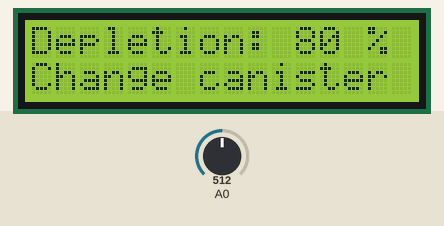
This sketch was run on a simulated Arduino Uno, built with avr-gcc and run on an emulated ATmega328P. On the bench: 16×2 character LCD. Inputs (shaded band) come from the test bench; at power-on: A0 = 512.

Above: at 1.2 s.
1.3 s: A0 set to 217
At 2.2 s:
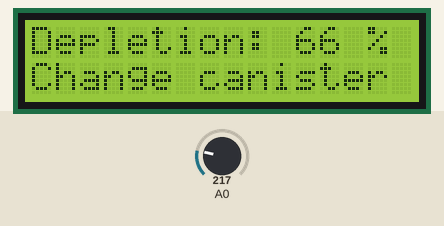
2.8 s: A0 set to 192
At 3.2 s:
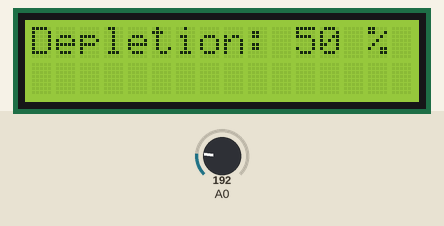
4.3 s: A0 set to 210
At 5.5 s:
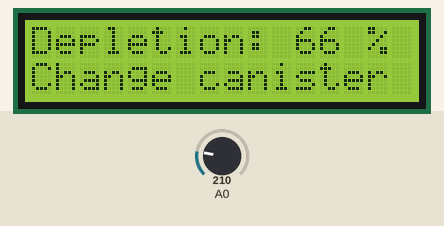
5.8 s: A0 set to 190
At 6.8 s:
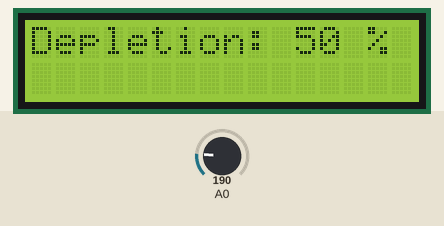
Timing chart, 0 to 8.3 s (numbered marks = the images above; inputs shaded):
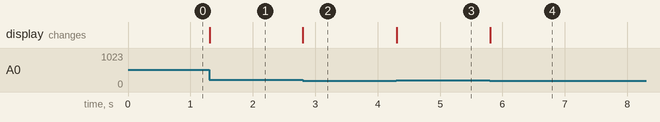

The sketch:

LCD.ino
```cpp
/*
Arduino 2x16 LCD - Detect Buttons
modified on 18 Feb 2019
by Saeed Hosseini @ Electropeak
https://electropeak.com/learn/
*/

#include <LiquidCrystal.h>

//LCD pin to Arduino
const int pin_RS = 8;
const int pin_EN = 9;
const int pin_d4 = 4;
const int pin_d5 = 5;
const int pin_d6 = 6;
const int pin_d7 = 7;

const int pin_BL = 10;

LiquidCrystal lcd( pin_RS,  pin_EN,  pin_d4,  pin_d5,  pin_d6,  pin_d7);

void setup() {

  lcd.begin(16, 2);


  lcd.setCursor(0,0);
  lcd.print("Depletion:");

}

void loop() {
  int x;
  x = analogRead (0);
  if (x < 60) {
    lcd.setCursor(11,0);
    lcd.print ("0 % ");
    lcd.setCursor(0,1);
    lcd.print ("                ");
  }
  else if (x < 200) {
    lcd.setCursor(11,0);
    lcd.print ("50 %    ");
    lcd.setCursor(0,1);
    lcd.print ("                ");
  }
  else if (x < 400){
    lcd.setCursor(11,0);
    lcd.print ("66 %  ");
    lcd.setCursor(0,1);
    lcd.print ("Change canister");
  }
  else if (x < 600){
    lcd.setCursor(11,0);
    lcd.print ("80 %  ");
    lcd.setCursor(0,1);
    lcd.print ("Change canister");
  }
  else if (x < 800){
    lcd.setCursor(11,0);
    lcd.print ("100 %");
    lcd.setCursor(0,1);
    lcd.print ("Change canister");

  }
}
```

Measured:
- the behaviour switches between 200 and 199 on A0 (found by bisection; images 1 and 2)
- after the input at 1.3 s, the display: changes at once (image 1)
- after the input at 2.8 s, the display: changes at once (image 2)
- after the input at 4.3 s, the display: changes at once (image 3)
- after the input at 5.8 s, the display: changes at once (image 4)
